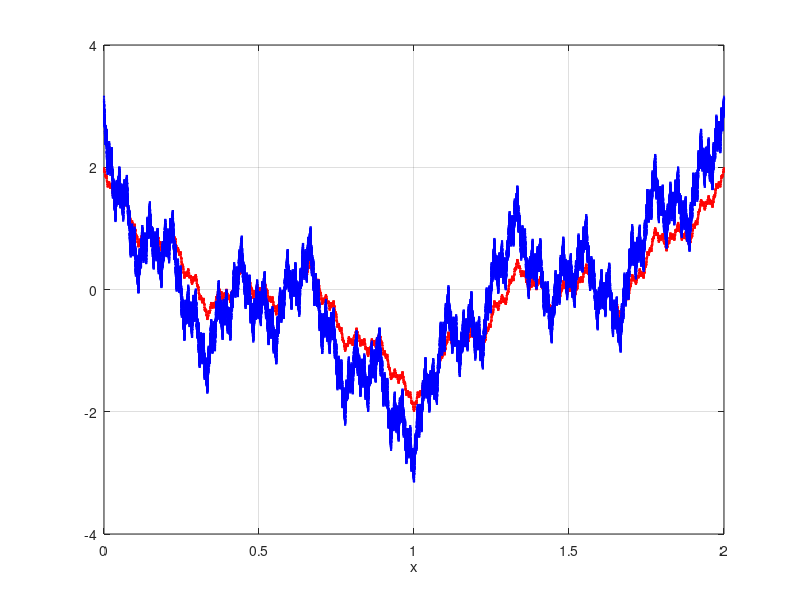

Write MATLAB code to recreate this figure. (Note: this script raises an error after producing the figure.)
% MATLAB script to compute the Riemann-Liouville fractional derivative
% of the Weierstrass function using the analytic term-by-term expression
% with phase shift. Approximates with finite sum.

clear; clc; close all;

% Parameters for Weierstrass function
a = 0.5;          % 0 < a < 1
b = 3;            % odd integer, ab > 1
N = 20;           % number of terms for approximation
alpha = 0.2;      % fractional order 0 < alpha < 1

% Domain
x = linspace(0, 2, 500000);

% Compute Weierstrass function W(x)
W = zeros(size(x));
for n = 0:N-1
    W = W + a^n * cos(b^n * pi * x);
end

% Compute fractional derivative D^alpha W(x)
Dw = zeros(size(x));
for n = 0:N-1
    freq = b^n * pi;
    Dw = Dw + a^n * freq^alpha * cos(freq * x + alpha * pi / 2);
end

% Plot
f = figure;
plot(x, W, 'r-', 'LineWidth', 1.5); hold on;
plot(x, Dw, 'b-', 'LineWidth', 1.5);
xlabel('x');
grid on;

% Set figure size to 2400x1800 pixels
f.Position(3:4) = [2400 1800];

% Save plot with exact pixel size using exportgraphics (requires MATLAB R2020a or later)
exportgraphics(f, 'plot.png', 'Units', 'pixels', 'Width', 2400, 'Height', 1800);

% Save values of fractional derivative to CSV
data = [x(:), Dw(:)];
writematrix(data, 'values.csv');

disp('Script completed. Plot saved as plot.png (2400x1800 pixels) and values saved as values.csv.');